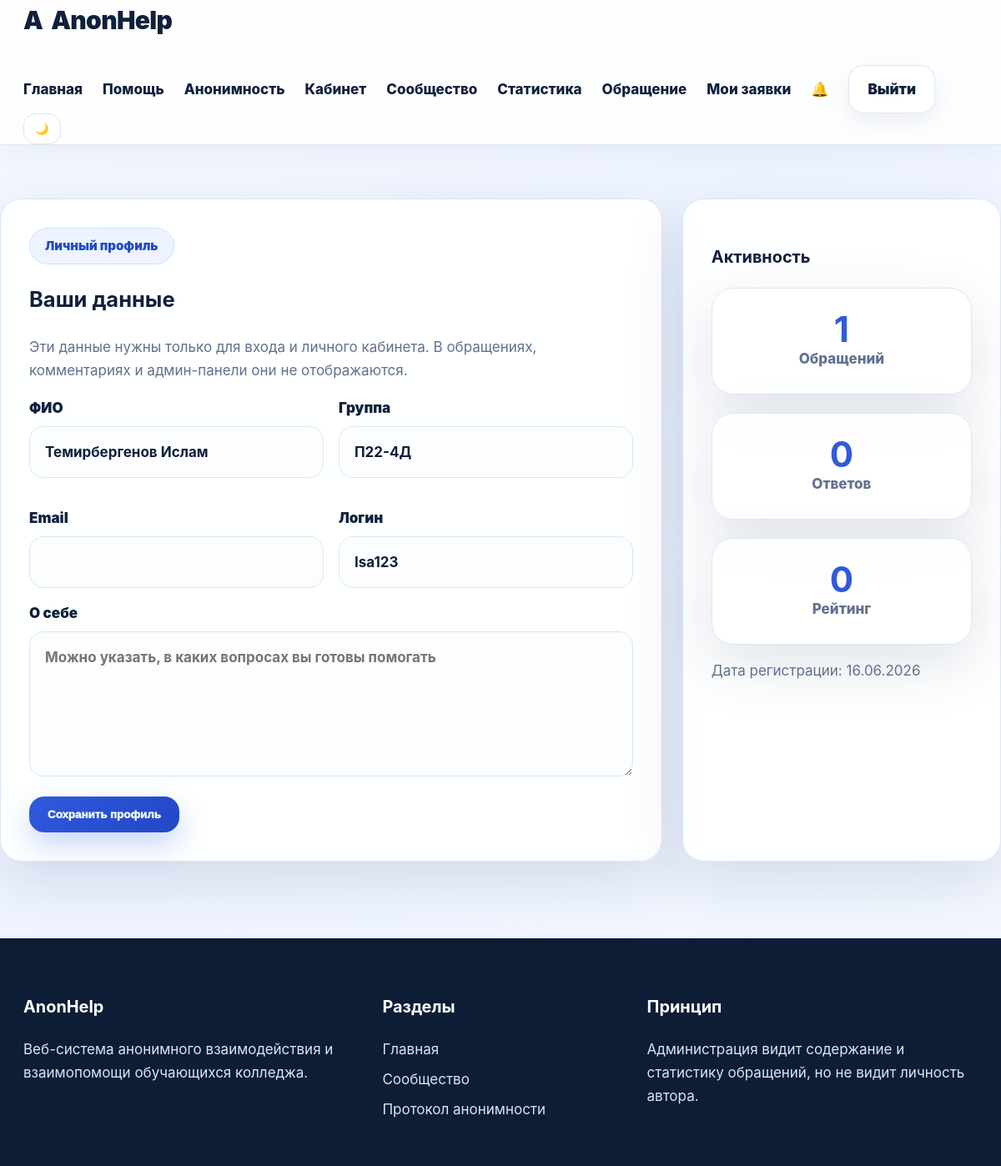
The page /profile (signed in) on the database its author committed.
### app.py (models this page shows, shortened)
class User(db.Model):
    id = db.Column(db.Integer, primary_key=True)
    full_name = db.Column(db.String(150), nullable=False)
    username = db.Column(db.String(80), nullable=False, unique=True)
    email = db.Column(db.String(120), nullable=True, unique=True)
    group_name = db.Column(db.String(80), nullable=True)
    about = db.Column(db.Text, nullable=True)
    password_hash = db.Column(db.String(255), nullable=False)
    role = db.Column(db.String(20), nullable=False, default='student')
    rating = db.Column(db.Integer, default=0)
    is_active = db.Column(db.Boolean, default=True)
    created_at = db.Column(db.DateTime, default=datetime.utcnow)
    appeals = db.relationship('Appeal', backref='author', lazy=True)
    comments = db.relationship('Comment', backref='author', lazy=True)

### app.py (the view, shortened to what this page needs)
@app.route('/profile', methods=['GET','POST'])
@login_required
def profile():
    user=current_user()
    return render_template('profile.html', user=user)

### app.py (called while the page is built)
def current_user():
    uid = session.get('user_id')
    return User.query.get(uid) if uid else None

@app.context_processor
def inject_globals():
    user = current_user()
    unread = Notification.query.filter_by(user_id=user.id, is_read=False).count() if user else 0
    return {'current_user': user, 'categories': CATEGORIES, 'statuses': STATUSES, 'priorities': PRIORITIES, 'unread_count': unread, 'anonymous_label': anonymous_label}

def login_required(fn):
    @wraps(fn)
    def wrapper(*args, **kwargs):
        if 'user_id' not in session:
            flash('Сначала войдите в систему.', 'error')
            return redirect(url_for('login'))
        return fn(*args, **kwargs)
    return wrapper

### templates/profile.html
{% extends 'base.html' %}{% block title %}Профиль — AnonHelp{% endblock %}{% block content %}<section class="detail-grid"><form class="form-card reveal" method="post"><span class="badge">Личный профиль</span><h1>Ваши данные</h1><p class="muted">Эти данные нужны только для входа и личного кабинета. В обращениях, комментариях и админ-панели они не отображаются.</p><div class="two-col"><label>ФИО<input name="full_name" value="{{ user.full_name }}" required></label><label>Группа<input name="group_name" value="{{ user.group_name or '' }}"></label><label>Email<input name="email" type="email" value="{{ user.email or '' }}"></label><label>Логин<input value="{{ user.username }}" disabled></label></div><label>О себе<textarea name="about" rows="5" placeholder="Можно указать, в каких вопросах вы готовы помогать">{{ user.about or '' }}</textarea></label><button class="btn btn-primary">Сохранить профиль</button></form><aside class="detail-card reveal"><h3>Активность</h3><div class="stats profile-stats"><div class="stat-card"><strong>{{ user.appeals|length }}</strong><span>Обращений</span></div><div class="stat-card"><strong>{{ user.comments|length }}</strong><span>Ответов</span></div><div class="stat-card"><strong>{{ user.rating }}</strong><span>Рейтинг</span></div></div><p class="muted">Дата регистрации: {{ user.created_at.strftime('%d.%m.%Y') }}</p></aside></section>{% endblock %}

### static/css/style.css (style rules this page uses)
:root { --bg: #f4f8ff; --card: #fff; --text: #10203d; --muted: #61708f; --primary: #3159dd; --primary2: #6f8dff; --line: #dbe6f7; --dark: #0d1d36; --success: #18a66a; --danger: #dc4141; --shadow: 0 24px 70px rgba(24, 50, 93, .13); --radius: 26px }
* { box-sizing: border-box }
html { scroll-behavior: smooth }
body { margin: 0; font-family: Inter, Segoe UI, Arial, sans-serif; background: radial-gradient(circle at top left, var(--bg), #eef4ff 50%, var(--bg)); color: var(--text); font-size: 17px; line-height: 1.65 }
.nav-btn, .btn { border: 0; border-radius: 18px; padding: 14px 22px; font-weight: 950; display: inline-flex; align-items: center; justify-content: center; cursor: pointer; gap: 8px }
.nav-btn, .btn-primary { background: linear-gradient(135deg, var(--primary), #2147c7); color: #fff !important; box-shadow: 0 14px 34px rgba(49, 89, 221, .26) }
.badge { display: inline-flex; background: #edf4ff; color: #214bc2; border: 1px solid #cfe0ff; border-radius: 999px; padding: 9px 18px; font-weight: 950; font-size: 15px }
.hero-panel, .stat-card, .info-card, .table-card, .welcome-card, .auth-card, .form-card, .side-help, .detail-card, .appeal-card, .admin-card { background: rgba(255, 255, 255, .93); border: 1px solid var(--line); border-radius: var(--radius); box-shadow: var(--shadow) }
.stats { display: grid; grid-template-columns: repeat(4, 1fr); gap: 22px; margin: 32px 0 }
.stat-card { padding: 28px; text-align: center }
.stat-card strong { font-size: 42px; color: var(--primary); display: block; line-height: 1 }
.stat-card span { color: var(--muted); font-weight: 850 }
.info-card, .table-card, .welcome-card, .auth-card, .form-card, .detail-card, .admin-card, .side-help { padding: 34px }
.muted, .info-card p { color: var(--muted) }
.two-col { display: grid; grid-template-columns: 1fr 1fr; gap: 18px }
label { font-weight: 900; display: block; margin-bottom: 16px }
input, select, textarea { width: 100%; border: 1px solid var(--line); border-radius: 17px; background: rgba(251, 253, 255, .84); padding: 16px 18px; font: inherit; font-weight: 750; color: var(--text); outline: none; margin-top: 8px }
.detail-grid { display: grid; grid-template-columns: 1.35fr .65fr; gap: 24px }
.profile-stats { grid-template-columns: 1fr; margin: 0 }
.reveal { animation: rise .55s ease both }
.btn, .nav-btn, .mini-btn { transition: .22s }

### rows shown on the page
User: full_name "Темирбергенов Ислам", group_name "П22-4Д", username "Isa123", rating "0", created_at "16.06.2026"

### other values the page prints
{{ user.appeals|length }} "1"
{{ user.comments|length }} "0"
